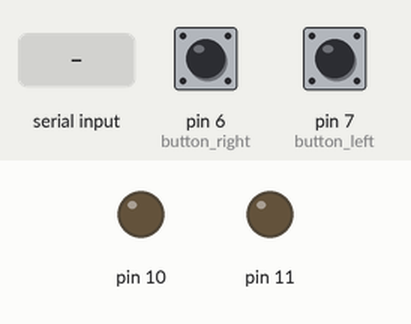
Simulated run of this sketch. Board: Arduino Uno, built with avr-gcc and run on an emulated ATmega328P. On the bench: output pins drawn as LEDs (lit = HIGH). The inputs (shaded band) are chosen by the test bench; at power-on: pin 6 (button_right) LOW, pin 7 (button_left) LOW. What the sketch prints to the serial monitor is not drawn.

Above: at 1.5 s.
1.6 s: "1" received over Serial
At 3.0 s:
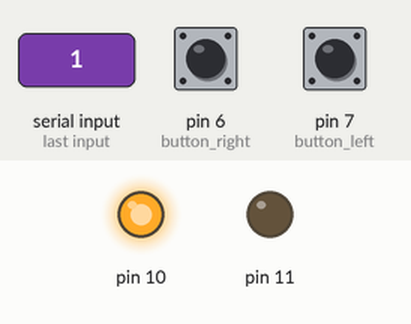
3.5 s: "2" received over Serial
At 4.2 s:
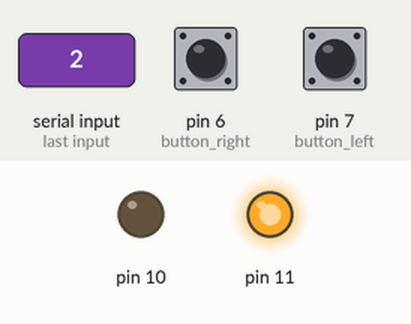
5.0 s: "0" received over Serial
At 5.4 s:
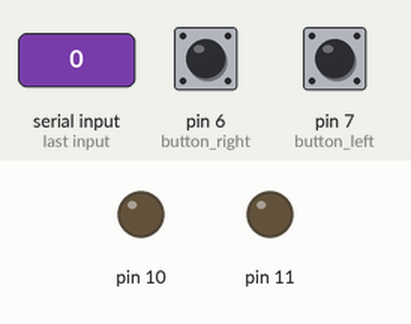
Timing chart, 0 to 8.0 s (numbered marks = the images above; inputs shaded):
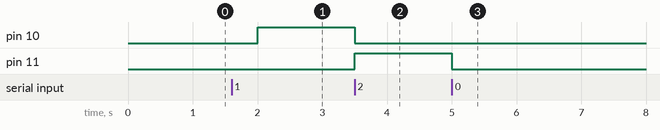

Measured:
- after the input at 1.6 s, pin 10: LOW → HIGH after 0.40 s
- after the input at 3.5 s, pin 10: HIGH → LOW at once; pin 11: LOW → HIGH at once
- after the input at 5.0 s, pin 11: HIGH → LOW at once

The sketch:

sketch_may25a.ino
```cpp
char BYTE ;
int button_right =6 ;
int button_left =7 ;


void setup() {
pinMode(10,OUTPUT);
pinMode(11,OUTPUT);
Serial.begin(9600);
digitalWrite(10,LOW);
digitalWrite(11,LOW);
pinMode(button_right,INPUT);
pinMode(button_left,INPUT);
}

void loop() {
int right= digitalRead(button_right);
int left = digitalRead(button_left);


  if (right=LOW){
    Serial.write(1);
    Serial.println("deplacement droit\n");
    delay(500);

    }
    else if (left=LOW){
      Serial.write(2);
      Serial.println("deplacement à gauche\n");
      delay(500);
    }
    else{
      Serial.write(0);
      Serial.println("pas de deplacement\n");
      delay(500);

    }
    if (Serial.available()>0)


BYTE=Serial.read();
if (BYTE=='1'){
  digitalWrite(10,HIGH);
  digitalWrite(11,LOW);
  Serial.write(1);
  Serial.println("collision à droite\n");


}
else if(BYTE=='2'){
  digitalWrite(10,LOW);
  digitalWrite(11,HIGH);
  Serial.write(2);
  Serial.println("collision à gauche\n");
}

else if (BYTE=='0'){
   digitalWrite(10,LOW);
  digitalWrite(11,LOW);
  Serial.write(0);
  Serial.println("pas de collision \n");
}

    }
```
